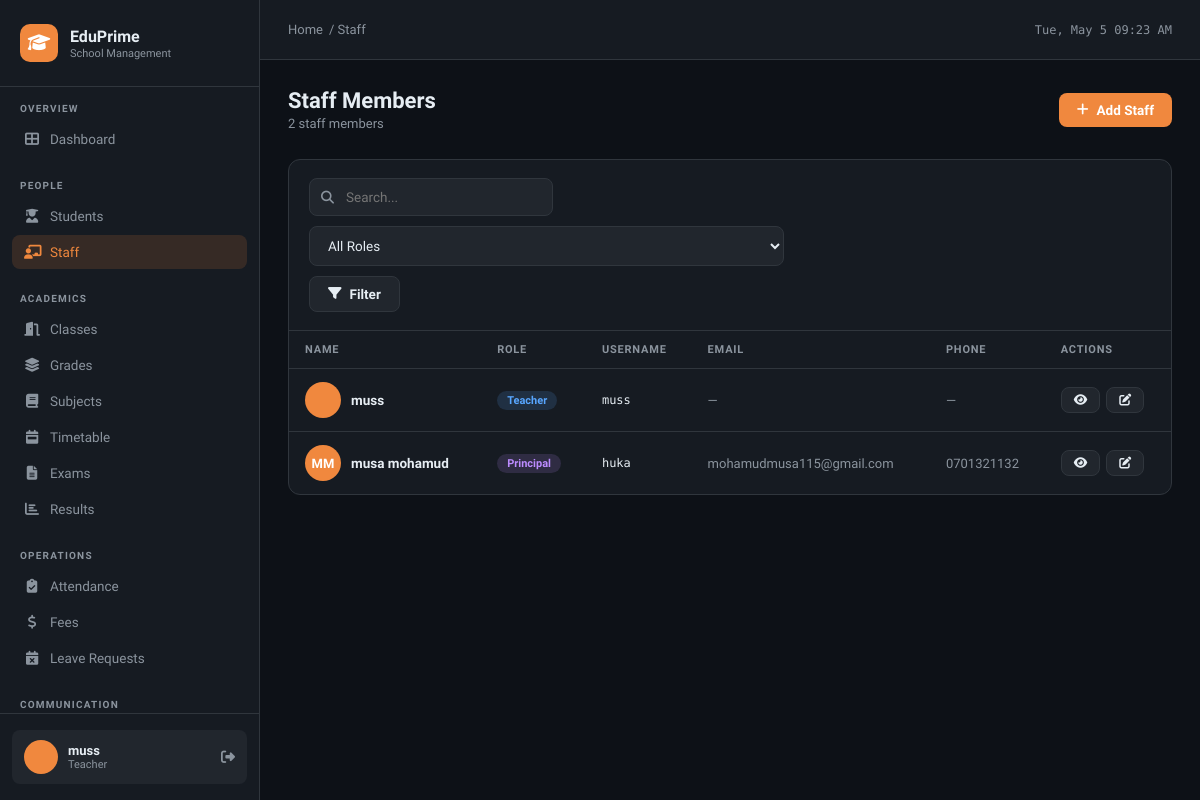
/staff/ (signed in), run on the app's committed database.
### school/models.py (models this page shows, shortened)
class User(AbstractUser):
    ROLE_CHOICES = [
        ('admin', 'Admin'),
        ('principal', 'Principal'),
        ('teacher', 'Teacher'),
        ('accountant', 'Accountant'),
        ('parent', 'Parent'),
        ('student', 'Student'),
    ]
    role = models.CharField(max_length=20, choices=ROLE_CHOICES, default='teacher')
    phone = models.CharField(max_length=20, blank=True)
    address = models.TextField(blank=True)
    photo = models.ImageField(upload_to='users/', blank=True, null=True)

### school/views.py (the view)
# urls.py: path('staff/', views.staff_list, name='staff_list'),
@login_required
def staff_list(request):
    q = request.GET.get('q', '')
    role = request.GET.get('role', '')
    staff = User.objects.filter(role__in=['teacher','accountant','principal','admin'])
    if q:
        staff = staff.filter(Q(first_name__icontains=q) | Q(last_name__icontains=q) | Q(username__icontains=q))
    if role:
        staff = staff.filter(role=role)
    return render(request, 'school/staff_list.html', {'staff': staff, 'q': q, 'selected_role': role})

### school/templates/school/staff_list.html (shortened to what this page needs)
{% extends 'school/base.html' %}
{% block breadcrumb %}<a href="{% url 'dashboard' %}">Home</a> / Staff{% endblock %}
{% block content %}
<div class="page-header">
  <div><div class="page-title">Staff Members</div><div class="page-subtitle">{{ staff.count }} staff members</div></div>
  <a href="{% url 'staff_add' %}" class="btn btn-primary"><i class="fas fa-plus"></i> Add Staff</a>
</div>
<div class="card">
  <div class="card-header">
    <form method="get" style="display:flex;gap:10px;flex-wrap:wrap;">
      <div class="search-box"><i class="fas fa-search"></i><input class="form-input" type="text" name="q" placeholder="Search..." value="{{ q }}" style="width:200px;"></div>
      <select class="form-input" name="role" style="width:160px;">
        <option value="">All Roles</option>
      </select>
      <button type="submit" class="btn btn-secondary"><i class="fas fa-filter"></i> Filter</button>
    </form>
  </div>
  <div class="table-wrap">
    <table>
      <thead><tr><th>Name</th><th>Role</th><th>Username</th><th>Email</th><th>Phone</th><th>Actions</th></tr></thead>
      <tbody>
        {% for member in staff %}
        <tr>
          <td>
            <div style="display:flex;align-items:center;gap:10px;">
              <div class="avatar">{{ member.first_name|first|upper }}{{ member.last_name|first|upper }}</div>
              <div><div style="font-weight:600;">{{ member.get_full_name|default:member.username }}</div></div>
            </div>
          </td>
          <td><span class="badge {% if member.role == 'teacher' %}badge-blue{% elif member.role == 'principal' %}badge-purple{% elif member.role == 'admin' %}badge-orange{% else %}badge-green{% endif %}">{{ member.role }}</span></td>
          <td style="font-family:'DM Mono',monospace;font-size:12px;">{{ member.username }}</td>
          <td style="font-size:13px;color:var(--text2);">{{ member.email|default:"—" }}</td>
          <td style="font-size:13px;color:var(--text2);">{{ member.phone|default:"—" }}</td>
          <td>
            <div style="display:flex;gap:6px;">
              <a href="{% url 'staff_detail' member.pk %}" class="btn btn-sm btn-secondary"><i class="fas fa-eye"></i></a>
              <a href="{% url 'staff_edit' member.pk %}" class="btn btn-sm btn-secondary"><i class="fas fa-edit"></i></a>
            </div>
          </td>
        </tr>
        {% empty %}
        <tr><td colspan="6"><div class="empty-state"><i class="fas fa-users"></i><p>No staff found</p></div></td></tr>
        {% endfor %}
      </tbody>
    </table>
  </div>
</div>
{% endblock %}

### school/templates/school/base.html (shortened to what this page needs)
<!DOCTYPE html>
<html lang="en">
<head>
<link rel="stylesheet" href="https://cdnjs.cloudflare.com/ajax/libs/font-awesome/6.5.0/css/all.min.css">
</head>
<body>
{% if user.is_authenticated %}
<aside class="sidebar">
  <div class="sidebar-logo">
    <div class="logo-icon"><i class="fas fa-graduation-cap"></i></div>
    <div>
      <div class="logo-text">EduPrime</div>
      <div class="logo-sub">School Management</div>
    </div>
  </div>
  <nav class="sidebar-nav">
    <div class="nav-section">
      <div class="nav-label">Overview</div>
      <a href="{% url 'dashboard' %}" class="nav-item {% if request.resolver_match.url_name == 'dashboard' %}active{% endif %}">
        <i class="fas fa-th-large"></i> Dashboard
      </a>
    </div>
    <div class="nav-section">
      <div class="nav-label">People</div>
      <a href="{% url 'student_list' %}" class="nav-item {% if 'student' in request.resolver_match.url_name %}active{% endif %}">
        <i class="fas fa-user-graduate"></i> Students
      </a>
      <a href="{% url 'staff_list' %}" class="nav-item {% if 'staff' in request.resolver_match.url_name %}active{% endif %}">
        <i class="fas fa-chalkboard-teacher"></i> Staff
      </a>
    </div>
    <div class="nav-section">
      <div class="nav-label">Academics</div>
      <a href="{% url 'class_list' %}" class="nav-item {% if 'class' in request.resolver_match.url_name %}active{% endif %}">
        <i class="fas fa-door-open"></i> Classes
      </a>
      <a href="{% url 'grade_list' %}" class="nav-item {% if 'grade' in request.resolver_match.url_name %}active{% endif %}">
        <i class="fas fa-layer-group"></i> Grades
      </a>
      <a href="{% url 'subject_list' %}" class="nav-item {% if 'subject' in request.resolver_match.url_name %}active{% endif %}">
        <i class="fas fa-book"></i> Subjects
      </a>
      <a href="{% url 'timetable_list' %}" class="nav-item {% if 'timetable' in request.resolver_match.url_name %}active{% endif %}">
        <i class="fas fa-calendar-week"></i> Timetable
      </a>
      <a href="{% url 'exam_list' %}" class="nav-item {% if 'exam' in request.resolver_match.url_name %}active{% endif %}">
        <i class="fas fa-file-alt"></i> Exams
      </a>
      <a href="{% url 'result_list' %}" class="nav-item {% if 'result' in request.resolver_match.url_name %}active{% endif %}">
        <i class="fas fa-chart-bar"></i> Results
      </a>
    </div>
    <div class="nav-section">
      <div class="nav-label">Operations</div>
      <a href="{% url 'attendance_list' %}" class="nav-item {% if 'attendance' in request.resolver_match.url_name %}active{% endif %}">
        <i class="fas fa-clipboard-check"></i> Attendance
      </a>
      <a href="{% url 'fee_list' %}" class="nav-item {% if 'fee' in request.resolver_match.url_name %}active{% endif %}">
        <i class="fas fa-dollar-sign"></i> Fees
      </a>
      <a href="{% url 'leave_list' %}" class="nav-item {% if 'leave' in request.resolver_match.url_name %}active{% endif %}">
        <i class="fas fa-calendar-times"></i> Leave Requests
      </a>
    </div>
    <div class="nav-section">
      <div class="nav-label">Communication</div>
    </div>
  </nav>
  <div class="sidebar-footer">
    <div class="user-card">
      <div class="user-avatar">{{ user.first_name|first|upper }}{{ user.last_name|first|upper }}</div>
      <div>
        <div class="user-name">{{ user.get_full_name|default:user.username }}</div>
        <div class="user-role">{{ user.role }}</div>
      </div>
      <a href="{% url 'logout' %}" class="user-logout" title="Logout"><i class="fas fa-sign-out-alt"></i></a>
    </div>
  </div>
</aside>
{% endif %}
<div class="main">
  {% if user.is_authenticated %}
  <header class="topbar">
    <div class="topbar-breadcrumb">
      {% block breadcrumb %}<a href="{% url 'dashboard' %}">Home</a>{% endblock %}
    </div>
    <div class="topbar-date" id="clock"></div>
  </header>
  {% endif %}
  <div class="content">
    {% block content %}{% endblock %}
  </div>
</div>
</body>
</html>

### data on the page
User: get_full_name "muss", role "Teacher", username "muss", email "—", phone "—"
User: first_name|first "M", last_name|first "M", get_full_name "musa mohamud", role "Principal", username "huka", email "mohamudmusa115@gmail.com", phone "0701321132"

### other printed values
{{ staff.count }} "2"
